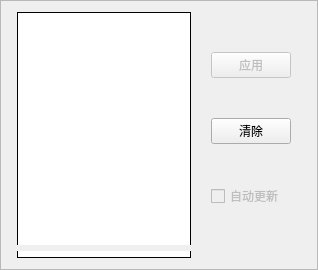
<?xml version="1.0" encoding="UTF-8"?>
<ui version="4.0">
 <class>MainFrame</class>
 <widget class="QFrame" name="MainFrame">
  <property name="geometry">
   <rect>
    <x>0</x>
    <y>0</y>
    <width>318</width>
    <height>270</height>
   </rect>
  </property>
  <property name="sizePolicy">
   <sizepolicy hsizetype="Preferred" vsizetype="MinimumExpanding">
    <horstretch>0</horstretch>
    <verstretch>0</verstretch>
   </sizepolicy>
  </property>
  <property name="maximumSize">
   <size>
    <width>1260</width>
    <height>16777215</height>
   </size>
  </property>
  <property name="windowTitle">
   <string>Frame</string>
  </property>
  <property name="frameShape">
   <enum>QFrame::StyledPanel</enum>
  </property>
  <property name="frameShadow">
   <enum>QFrame::Raised</enum>
  </property>
  <layout class="QHBoxLayout" name="horizontalLayout">
   <item>
    <layout class="QVBoxLayout" name="verticalLayout_2">
     <item>
      <widget class="QListWidget" name="filterListWidget">
       <property name="enabled">
        <bool>true</bool>
       </property>
       <property name="sizePolicy">
        <sizepolicy hsizetype="Expanding" vsizetype="Maximum">
         <horstretch>0</horstretch>
         <verstretch>0</verstretch>
        </sizepolicy>
       </property>
       <property name="minimumSize">
        <size>
         <width>174</width>
         <height>230</height>
        </size>
       </property>
       <property name="maximumSize">
        <size>
         <width>174</width>
         <height>235</height>
        </size>
       </property>
       <property name="styleSheet">
        <string notr="true">QListWidget{
	background-color: rgb(255, 255, 255);
     border-top: 1px solid black;
     border-left: 1px solid black;
     border-right: 1px solid black;
     border-radius: 0px;
     padding: 5px
}

QListWidget:!enabled { 
	background-color: rgb(255, 255, 255);
    padding: 5px
}

/* For icon only */
QListView::icon {
    left: 5px;
    right: 5px;
    top: 5px;
    bottom: 5px;
}

/* For text only */
QListView::text {
    left: 5px;
    right: 5px;
    top: 5px;
    bottom: 5px;
}</string>
       </property>
       <property name="frameShape">
        <enum>QFrame::StyledPanel</enum>
       </property>
       <property name="frameShadow">
        <enum>QFrame::Sunken</enum>
       </property>
       <property name="lineWidth">
        <number>0</number>
       </property>
       <property name="iconSize">
        <size>
         <width>80</width>
         <height>80</height>
        </size>
       </property>
       <property name="movement">
        <enum>QListView::Static</enum>
       </property>
       <property name="isWrapping" stdset="0">
        <bool>true</bool>
       </property>
       <property name="resizeMode">
        <enum>QListView::Adjust</enum>
       </property>
       <property name="spacing">
        <number>0</number>
       </property>
       <property name="gridSize">
        <size>
         <width>100</width>
         <height>110</height>
        </size>
       </property>
       <property name="viewMode">
        <enum>QListView::IconMode</enum>
       </property>
       <property name="uniformItemSizes">
        <bool>false</bool>
       </property>
       <property name="wordWrap">
        <bool>false</bool>
       </property>
       <property name="sortingEnabled">
        <bool>false</bool>
       </property>
      </widget>
     </item>
     <item>
      <widget class="QProgressBar" name="progressBar">
       <property name="minimumSize">
        <size>
         <width>174</width>
         <height>7</height>
        </size>
       </property>
       <property name="maximumSize">
        <size>
         <width>174</width>
         <height>7</height>
        </size>
       </property>
       <property name="styleSheet">
        <string notr="true"> QProgressBar {
     border-left: 1px solid black;
     border-right: 1px solid black;
     border-bottom: 1px solid black;
     border-radius: 0px;
 }

 QProgressBar::chunk {
     background-color: #05B8CC;
     width: 20px;
 }</string>
       </property>
       <property name="value">
        <number>0</number>
       </property>
       <property name="textVisible">
        <bool>false</bool>
       </property>
       <property name="invertedAppearance">
        <bool>false</bool>
       </property>
      </widget>
     </item>
    </layout>
   </item>
   <item>
    <layout class="QVBoxLayout" name="verticalLayout">
     <property name="spacing">
      <number>0</number>
     </property>
     <property name="sizeConstraint">
      <enum>QLayout::SetDefaultConstraint</enum>
     </property>
     <property name="leftMargin">
      <number>9</number>
     </property>
     <property name="topMargin">
      <number>0</number>
     </property>
     <property name="rightMargin">
      <number>9</number>
     </property>
     <property name="bottomMargin">
      <number>9</number>
     </property>
     <item>
      <widget class="QPushButton" name="applyFilterButton">
       <property name="enabled">
        <bool>false</bool>
       </property>
       <property name="styleSheet">
        <string notr="true"/>
       </property>
       <property name="text">
        <string>应用</string>
       </property>
      </widget>
     </item>
     <item>
      <widget class="QPushButton" name="clearFilterButton">
       <property name="text">
        <string>清除</string>
       </property>
      </widget>
     </item>
     <item>
      <widget class="QCheckBox" name="autoUpdateCheckBox">
       <property name="enabled">
        <bool>false</bool>
       </property>
       <property name="sizePolicy">
        <sizepolicy hsizetype="Maximum" vsizetype="Fixed">
         <horstretch>0</horstretch>
         <verstretch>0</verstretch>
        </sizepolicy>
       </property>
       <property name="text">
        <string>自动更新</string>
       </property>
      </widget>
     </item>
    </layout>
   </item>
  </layout>
 </widget>
 <resources/>
 <connections/>
</ui>
